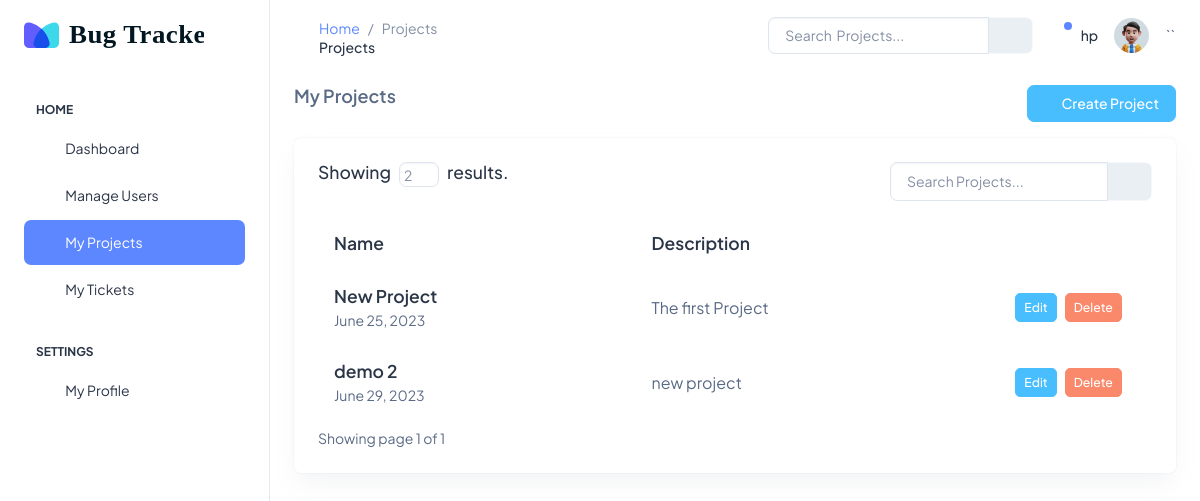
The app's page /projects/ (signed in), older data.
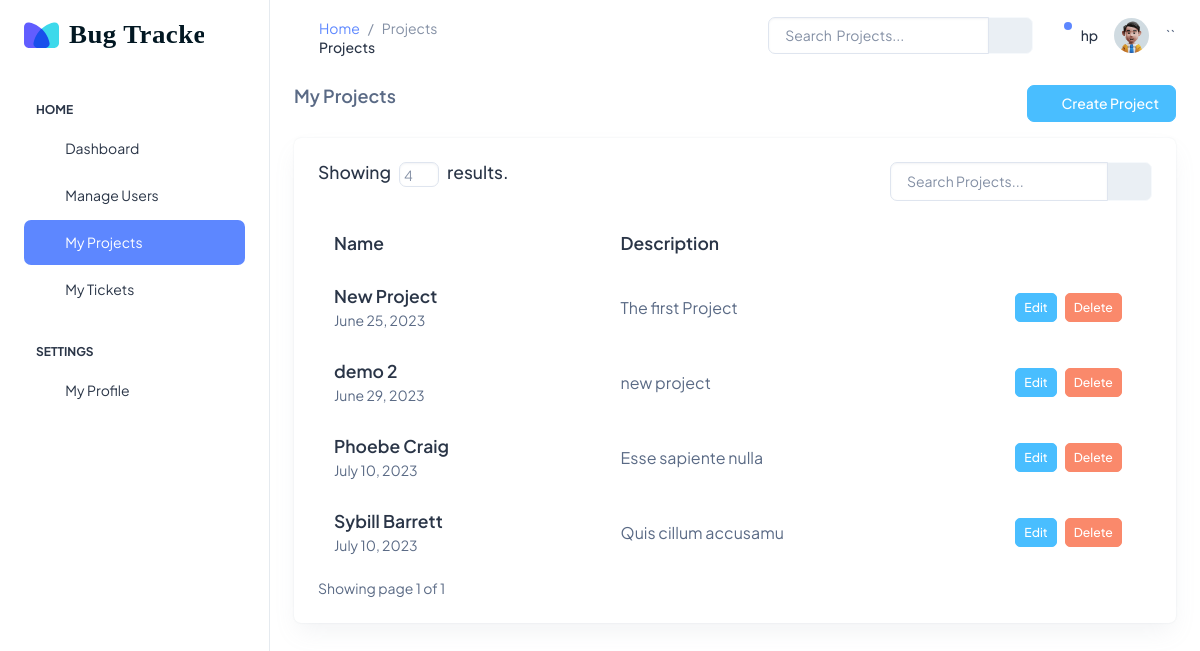
The same page, newer data.
### projects/models.py (models this page shows, shortened)
class Project(models.Model):
    name = models.CharField(max_length=200, blank=False)
    description = models.TextField()
    personnels = models.ManyToManyField(User)
    created_at = models.DateTimeField(auto_now_add=True)

### projects/views.py (the view)
# urls.py: path("", views.ProjectsListView.as_view(), name="projects"),
class ProjectsListView(LoginRequiredMixin, PermissionRequiredMixin, ListView):
    login_url = "/users/login"
    permission_required = "projects.view_project"
    redirect_field_name = "/projects"
    template_name = "projects/index.html"
    model = Project
    context_object_name = "projects"
    def get_queryset(self):
        search = self.request.GET.get("search", "")
        projects = Project.objects.filter(
            name__icontains=search
        ) | Project.objects.filter(description__icontains=search)
        return projects
    def get_paginate_by(self, queryset):
        if self.request.GET.get("page_number"):
            self.request.session["page_number"] = self.request.GET.get("page_number")
        self.paginate_by = self.request.session.get("page_number", 5)
        return self.paginate_by

### projects/templates/projects/index.html (shortened to what the changed rows need)
{% extends 'base.html' %}
{% load static %}
{% block content %}
<div class="row">
    <div class="col d-flex align-items-stretch">
        {% if projects.count %}
        <div class="card w-100">
            <div class="card-body p-4">
                <div class="row">
                    <div class="col-8">
                        <h5 class="d-flex">
                            Showing
                            <form action="{% url 'projects' %}" method="get">
                                <input
                                    style="width: 40px; height: 25px"
                                    name="page_number"
                                    class="form-control ps-1 pe-1 mx-2"
                                    type="number"
                                    placeholder="{{object_list.count}}"
                                />
                            </form>
                            results.
                        </h5>
                    </div>
                    <div class="col-4">
                        <form action="{% url 'projects' %}" method="GET">
                            <div class="input-group mb-3">
                                <input
                                    type="text"
                                    name="search"
                                    class="form-control"
                                    placeholder="Search Projects..."
                                    aria-label="Search"
                                    aria-describedby="basic-addon2"
                                />
                                <button
                                    class="input-group-text"
                                    id="basic-addon2"
                                    type="submit"
                                >
                                    <i class="ti ti-list-search"></i>
                                </button>
                            </div>
                        </form>
                    </div>
                </div>
                <div class="table-responsive">
                    <table class="table text-nowrap mb-0 align-middle">
                        <thead class="text-dark fs-4">
                            <tr>
                                <th class="border-bottom-0">
                                    <h5 class="fw-semibold mb-0">Name</h5>
                                </th>
                                <th class="border-bottom-0">
                                    <h5 class="fw-semibold mb-0">
                                        Description
                                    </h5>
                                </th>
                                <th
                                    class="border-bottom-0"
                                    style="width: 20%"
                                ></th>
                            </tr>
                        </thead>
                        <tbody>
                            {% for project in projects %}
                            <tr>
                                <td class="border-bottom-0 pb-0">
                                    <a
                                        href="{% url 'detail_project' project.id%}"
                                    >
                                        <h5 class="fw-semibold mb-1">
                                            {{project.name}}
                                        </h5>
                                    </a>
                                    <p class="fw-normal">
                                        <small
                                            >{{project.created_at|date}}</small
                                        >
                                    </p>
                                </td>
                                <td class="border-bottom-0">
                                    <p class="mb-0 fw-normal">
                                        {{project.description}}
                                    </p>
                                </td>
                                <td class="border-bottom-0">
                                    <div
                                        class="d-flex align-items-center justify-content-center gap-2"
                                    >
                                        <a
                                            href="{% url 'edit_project' project.id%}"
                                            class="btn btn-secondary btn-sm"
                                            >Edit</a
                                        >
                                        <button
                                            class="btn btn-danger btn-sm"
                                            data-bs-toggle="modal"
                                            data-bs-target="#deleteproject{{project.id}}"
                                        >
                                            Delete
                                        </button>
                                    </div>
                                </td>
                            </tr>
                            {% endfor %}
                        </tbody>
                    </table>
                </div>
                <div class="pagination-container mt-2">
                    <div class="row">
                        <div class="col">
                            Showing page {{page_obj.number}} of
                            {{page_obj.paginator.num_pages}}
                        </div>
                        <div class="col d-flex justify-content-end">
                        </div>
                    </div>
                </div>
            </div>
        </div>
        {% else %}
        <h5>You Have No Projects.</h5>
        {% endif %}
    </div>
</div>
{% endblock content %}

Row changes from the older to the newer data that the page shows:
added Project: name "Phoebe Craig", created_at "July 10, 2023", description "Esse sapiente nulla"
added Project: name "Sybill Barrett", created_at "July 10, 2023", description "Quis cillum accusamu"
Text that changed along with them:
form field page_number: "2" → "4"
